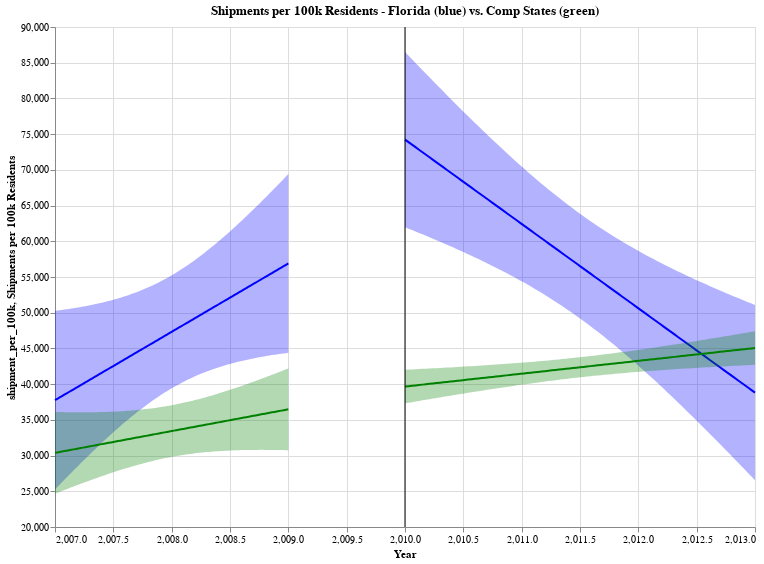

This figure's notebook cell:
### Code cell
(reg_chart_fl_b4 + reg_chart_fl_after + reg_chart_comp_b4 + reg_chart_comp_after + line).properties(width=700, height=500)
